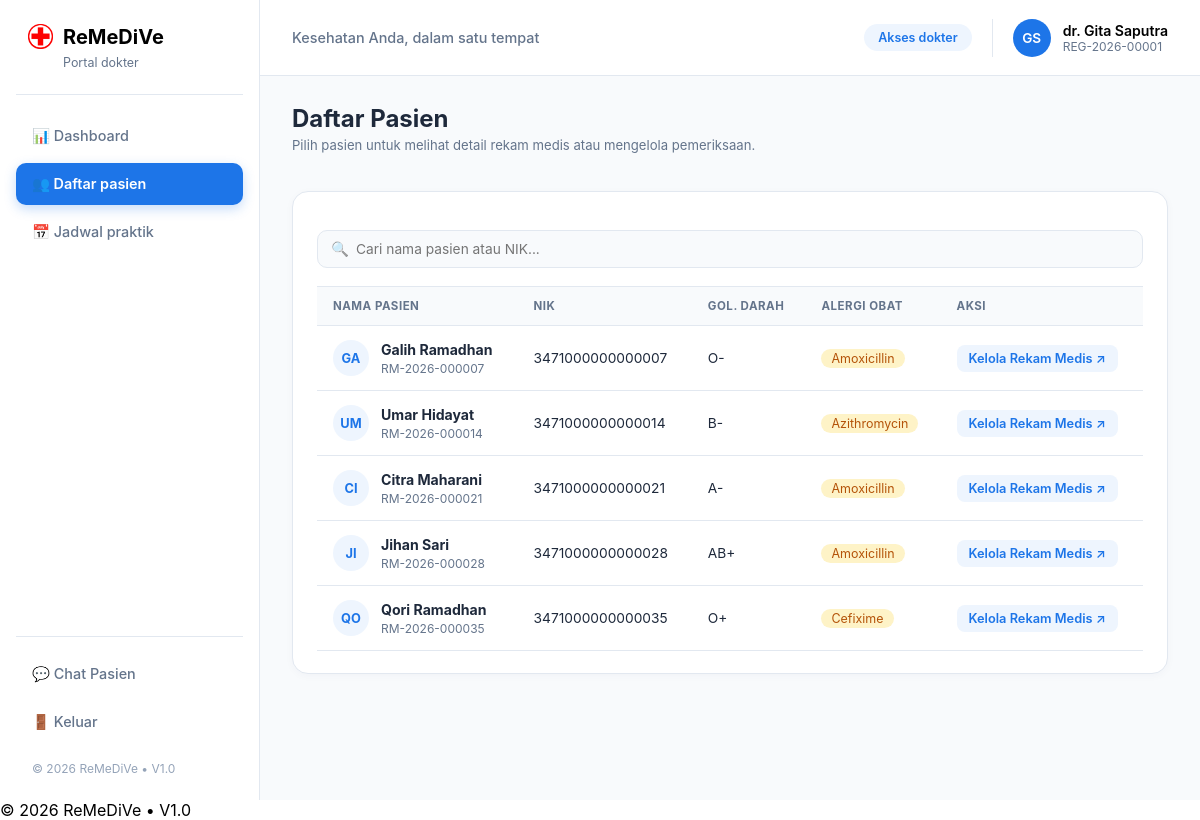
Screenshot of /doctor_patients.php (signed in) with the database file from the repository.
### tables this page shows
CREATE TABLE `doctors` (
  `DoctorID` int(11) NOT NULL,
  `DoctorName` varchar(50) NOT NULL,
  `Speciality` varchar(20) DEFAULT NULL,
  `PhoneNumber` varchar(15) DEFAULT NULL,
  `RegistrationNumber` char(17) DEFAULT NULL,
  `UserID` int(11) DEFAULT NULL
);

CREATE TABLE `patients` (
  `PatientID` int(11) NOT NULL,
  `PatientName` varchar(50) DEFAULT NULL,
  `NIK` char(16) DEFAULT NULL,
  `BloodType` varchar(3) DEFAULT NULL,
  `PhoneNumber` varchar(15) DEFAULT NULL,
  `Address` text DEFAULT NULL,
  `Gender` char(1) NOT NULL,
  `BirthDate` date NOT NULL,
  `UserID` int(11) DEFAULT NULL,
  `Allergy` varchar(50) DEFAULT NULL
);

### doctor_patients.php (the view, shortened to what this page needs)
<?php
    include ('header.php');
    $doctor_id  = isset($data['DoctorID']) ? $data['DoctorID'] : 0;
    $patient_id = isset($_GET['id']) ? intval($_GET['id']) : 0;
    $action     = isset($_GET['action']) ? $_GET['action'] : 'list';
    $patient_data = null;
?>
<main class="main-content">
    <?php
        if ($patient_id === 0 || $action === 'list'){
            ?>
            <div class="page-header-row">
                <div>
                    <h2>Daftar Pasien</h2>
                    <p class="section-desc">Pilih pasien untuk melihat detail rekam medis atau mengelola pemeriksaan.</p>
                </div>
            </div>
            <div class="card content-card">
                <div class="table-filter-toolbar">
                    <div class="search-box-wrapper">
                        <span class="search-icon">🔍</span>
                        <input type="text" class="form-control" placeholder="Cari nama pasien atau NIK..." readonly>
                    </div>
                </div>
                <div class="table-responsive">
                    <table class="data-table">
                        <thead>
                            <tr>
                                <th>NAMA PASIEN</th>
                                <th>NIK</th>
                                <th>GOL. DARAH</th>
                                <th>ALERGI OBAT</th>
                                <th>AKSI</th>
                            </tr>
                        </thead>
                        <tbody>
                            <?php
                                $q_my_patients = "SELECT DISTINCT p.* FROM patients p JOIN medical_examinations m ON p.PatientID = m.PatientID WHERE m.DoctorID = '$doctor_id'";
                                $res_mp = mysqli_query($connection, $q_my_patients);
                                if ($res_mp && mysqli_num_rows($res_mp) > 0){
                                    while ($pat = mysqli_fetch_assoc($res_mp)){
                                        ?>
                                        <tr>
                                            <td>
                                                <div class="patient-table-identity">
                                                    <span class="table-avatar-badge"><?php echo strtoupper(mb_substr($pat['PatientName'], 0, 2)); ?></span>
                                                    <div>
                                                        <strong><?php echo htmlspecialchars($pat['PatientName']); ?></strong>
                                                        <small>RM-2026-<?php echo str_pad($pat['PatientID'], 6, '0', STR_PAD_LEFT); ?></small>
                                                    </div>
                                                </div>
                                            </td>
                                            <td><?php echo htmlspecialchars($pat['NIK']); ?></td>
                                            <td><?php echo htmlspecialchars($pat['BloodType']); ?></td>
                                            <td><span class="warning-tag"><?php echo htmlspecialchars($pat['Allergy'] ?? 'Tidak ada'); ?></span></td>
                                            <td>
                                                <a href="doctor_patients.php?id=<?php echo $pat['PatientID']; ?>" class="table-action-link">Kelola Rekam Medis ↗</a>
                                            </td>
                                        </tr>
                                        <?php
                                    }
                                } else {
                                    ?>
                                    <tr>
                                        <td colspan="5" class="text-center">Belum ada pasien terdaftar dalam perawatan Anda.</td>
                                    </tr>
                                    <?php
                                }
                            ?>
                        </tbody>
                    </table>
                </div>
            </div>
            <?php
        }
    ?>
</main>
<?php
    include ('footer.php');
?>

### header.php (shortened to what this page needs)
<?php
    include ('connection.php');
    $user_id = $_SESSION['UserID'];
    $role = $_SESSION['Role'];
    $display_name = '';
    $identifier   = '';
    $initials     = '';
    if ($role === 'patient') {
    $query = "SELECT * FROM patients WHERE UserID = '$user_id'";
    $result = mysqli_query($connection, $query);
        if ($result && mysqli_num_rows($result) > 0) {
            $data = mysqli_fetch_assoc($result);
            $display_name = $data['PatientName'];
            $identifier = 'RM-' . $data['PatientID'];
            $words = explode(' ', $display_name);
            $initials = mb_substr($words[0], 0, 1) . (isset($words[1]) ? mb_substr($words[1], 0, 1) : '');
            $initials = strtoupper($initials);
        }
    } elseif ($role === 'doctor') {
        $query = "SELECT * FROM doctors WHERE UserID = '$user_id'";
        $result = mysqli_query($connection, $query);
        if ($result && mysqli_num_rows($result) > 0) {
            $data = mysqli_fetch_assoc($result);
            $display_name = $data['DoctorName'];
            $identifier = $data['RegistrationNumber'];
            $words = explode(' ', str_replace('dr. ', '', $display_name));
            $initials = mb_substr($words[0], 0, 1) . (isset($words[1]) ? mb_substr($words[1], 0, 1) : '');
            $initials = strtoupper($initials);
        }
    } else {
        $display_name = 'Administrator';
        $identifier = 'ADM';
        $initials = 'AD';
    }
?>
<!DOCTYPE html>
<html lang="id">
<head>
    <link rel="stylesheet" href="style.css">
</head>
<body>
    <div class="app-layout">
        <aside class="sidebar">
            <div class="sidebar-brand">
                <img src="assets/image/RedCross.png" alt="ReMeDiVe" style="height: 25px; width:auto;">
                <h2>ReMeDiVe</h2>
                <small><?php echo ($role === 'patient') ? 'Portal pasien' : (($role === 'doctor') ? 'Portal dokter' : 'Portal admin'); ?></small>
            </div>
            <nav class="sidebar-menu">
                <?php
                    if ($role === 'patient'){
                        ?>
                        <a href="patient_dashboard.php" class="menu-item <?php echo (basename($_SERVER['PHP_SELF']) == 'patient_dashboard.php') ? 'active' : ''; ?>">
                            <span>📊 Dashboard</span>
                        </a>
                        <a href="patient_records.php" class="menu-item <?php echo (basename($_SERVER['PHP_SELF']) == 'patient_records.php') ? 'active' : ''; ?>">
                            <span>📁 Rekam medis</span>
                        </a>
                        <a href="patient_profile.php" class="menu-item <?php echo (basename($_SERVER['PHP_SELF']) == 'patient_profile.php') ? 'active' : ''; ?>">
                            <span>👤 Profil saya</span>
                        </a>
                        <?php
                    } elseif ($role === 'doctor'){
                        ?>
                        <a href="doctor_dashboard.php" class="menu-item <?php echo (basename($_SERVER['PHP_SELF']) == 'doctor_dashboard.php') ? 'active' : ''; ?>">
                            <span>📊 Dashboard</span>
                        </a>
                        <a href="doctor_patients.php" class="menu-item <?php echo (basename($_SERVER['PHP_SELF']) == 'doctor_patients.php') ? 'active' : ''; ?>">
                            <span>👥 Daftar pasien</span>
                        </a>
                        <a href="doctor_schedule.php" class="menu-item <?php echo (basename($_SERVER['PHP_SELF']) == 'doctor_schedule.php') ? 'active' : ''; ?>">
                            <span>📅 Jadwal praktik</span>
                        </a>
                        <?php
                    }
                ?>
            </nav>
            <div class="sidebar-footer-menu">
                <a href="chat.php" class="menu-item <?php echo (basename($_SERVER['PHP_SELF']) == 'chat.php') ? 'active' : ''; ?>">
                    <span>💬 <?php echo ($role === 'patient') ? 'Konsultasi Dokter' : 'Chat Pasien'; ?></span>
                </a>
                <a href="logout.php" class="menu-item logout-item">
                    <span>🚪 Keluar</span>
                </a>
                <div class="copyright-box">
                    <span>&copy; <?php echo date('Y'); ?> ReMeDiVe &bull; V1.0</span>
                </div>
            </div>
        </aside>
        <div class="main-wrapper">
            <header class="top-header">
                <div class="top-header-left">
                    <p>Kesehatan Anda, dalam satu tempat</p>
                </div>
                <div class="top-header-right">
                    <span class="role-badge"><?php echo ($role === 'patient') ? 'Akses pasien' : (($role === 'doctor') ? 'Akses dokter' : 'Akses admin'); ?></span>
                    <div class="user-profile-mini">
                        <span class="user-avatar-small"><?php echo $initials; ?></span>
                        <div class="user-info-text">
                            <span class="u-name"><?php echo htmlspecialchars($display_name); ?></span>
                            <small><?php echo htmlspecialchars($identifier); ?></small>
                        </div>
                    </div>
                </div>
            </header>
        </div>
    </div>
</body>
</html>

### rows the page displays
doctors: DoctorName "GS", DoctorName "dr. Gita Saputra", RegistrationNumber "REG-2026-00001"
patients: PatientName "GA", PatientName "Galih Ramadhan", PatientID "000007", NIK "3471000000000007", BloodType "O-", Allergy "Amoxicillin"
patients: PatientName "UM", PatientName "Umar Hidayat", PatientID "000014", NIK "3471000000000014", BloodType "B-", Allergy "Azithromycin"
patients: PatientName "CI", PatientName "Citra Maharani", PatientID "000021", NIK "3471000000000021", BloodType "A-", Allergy "Amoxicillin"
patients: PatientName "JI", PatientName "Jihan Sari", PatientID "000028", NIK "3471000000000028", BloodType "AB+", Allergy "Amoxicillin"
patients: PatientName "QO", PatientName "Qori Ramadhan", PatientID "000035", NIK "3471000000000035", BloodType "O+", Allergy "Cefixime"
